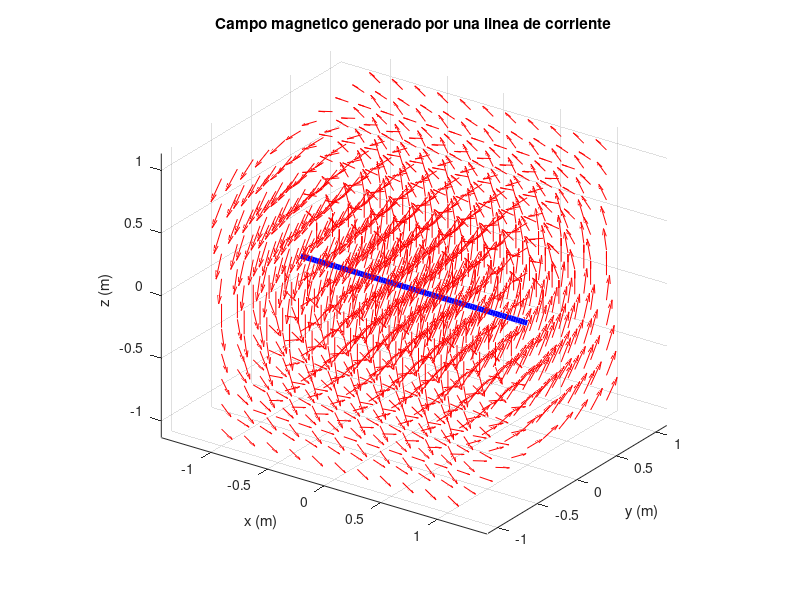
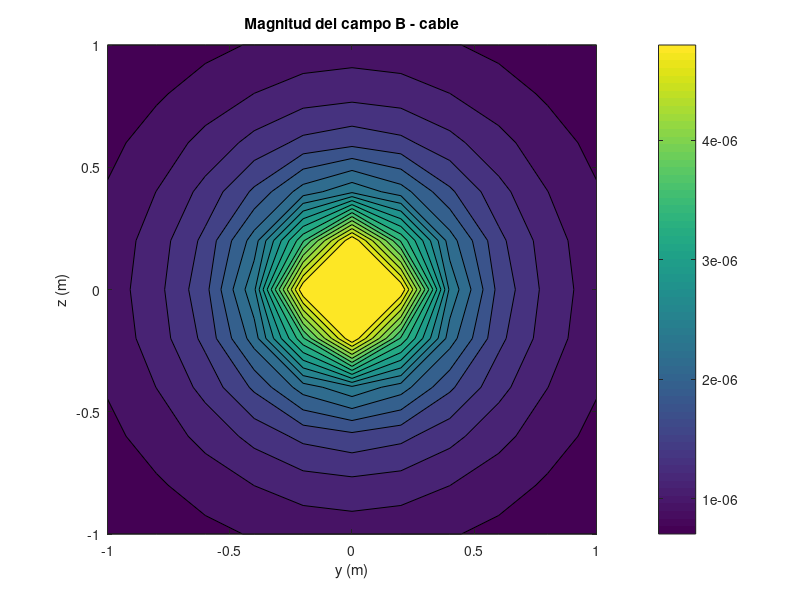
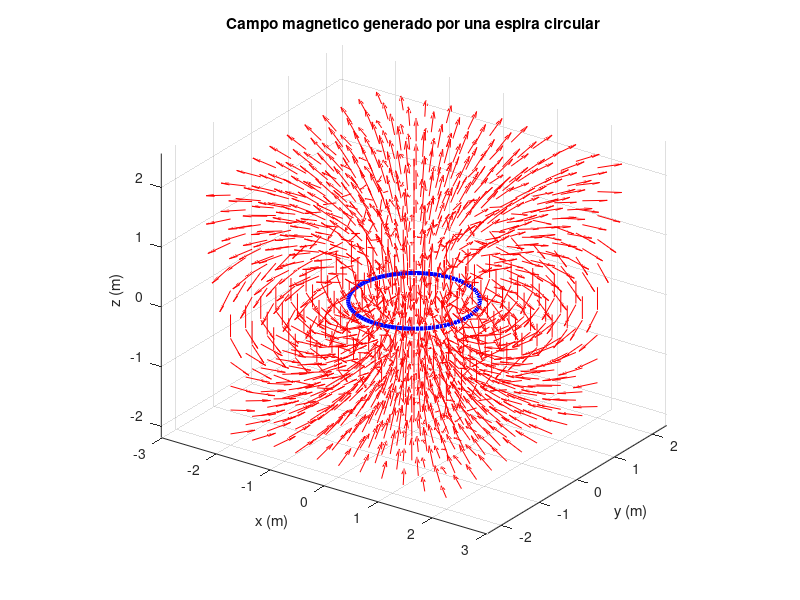
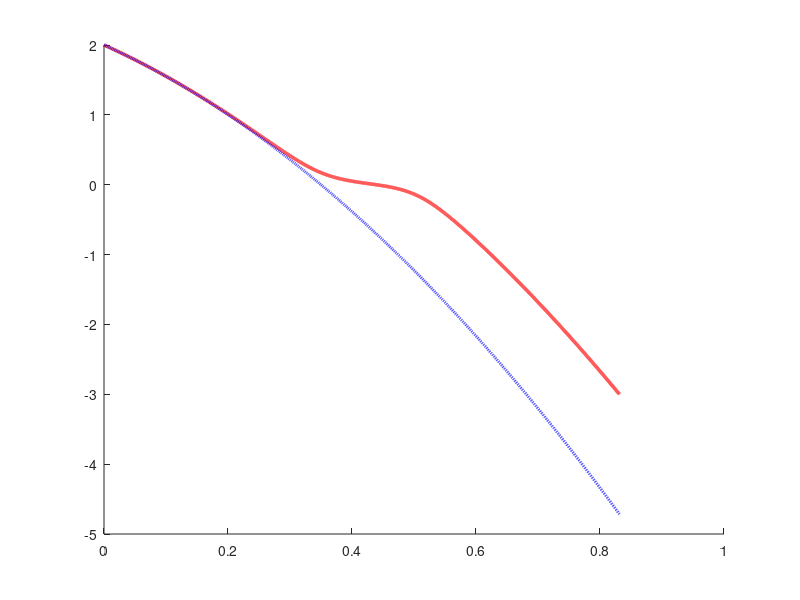

MATLAB code for these plots, in order: (Note: this script raises an error after producing the figures.)
%% CALCULO Y SIMULACION DE LA DESACELERACION POR FRENADO MAGNETICO
%  Reporte final - Reto F1014B (Modelacion computacional de sistemas
%  electromagneticos)
%
%  Este codigo reune las tres simulaciones del reto en un solo programa
%  ejecutable, con sus respectivas animaciones:
%
%    SIMULACION 1 - Campo magnetico de un cable y de una espira por la
%                   Ley de Biot-Savart (Avance 1).
%    SIMULACION 2 - Caida de un iman (dipolo) sobre un anillo de corriente
%                   fija, integrada con Runge-Kutta de 4to orden (Avance 2).
%                   Incluye animacion 2D del campo y animacion 3D del iman.
%    SIMULACION 3 - FEM y corriente inducidas en una espira por el iman
%                   que cae por su eje; circuito RL resuelto con Euler
%                   (Avance 3). Incluye animacion 3D con FEM e I en vivo.
%    CASO C       - Extension del Avance 3: tubo de muchas espiras donde
%                   la induccion conjunta SI frena al iman visiblemente
%                   (modelo de la torre de caida, ley de Lenz). Incluye
%                   animacion 3D con vectores v, F y B_ind.

clear; close all; clc;


%% SIMULACION 1 - CAMPOS MAGNETICOS BASICOS (BIOT-SAVART)

%  Campo de un cable rectilineo (formula analitica) y de una espira
%  circular (integracion numerica de Biot-Savart). Se grafican los
%  vectores de campo en 3D y el mapa de magnitud del cable.

%% Parametros
I_s1  = 5;            % [A]     corriente
mu0   = 4*pi*1e-7;    % [T*m/A] permeabilidad del vacio
R_s1  = 1;            % [m]     radio de la espira
n_s1  = 100;          % numero de segmentos de la espira

%  Cable rectilineo (formula analitica)
[y, z, x] = meshgrid(-1:0.2:1, -1:0.2:1, -1:0.2:1);
d = sqrt(y.^2 + z.^2);          % distancia perpendicular al cable
B = (mu0*I_s1) ./ (2*pi*d);     % magnitud del campo (B = mu0 I / 2 pi d)
B(d < 1e-6) = 0;
By = -B .* (z./d);
Bz =  B .* (y./d);
Bx = zeros(size(x));

Bmag = sqrt(Bx.^2 + By.^2 + Bz.^2);
Bmag(Bmag == 0) = 1;
Bxn = Bx ./ Bmag;  Byn = By ./ Bmag;  Bzn = Bz ./ Bmag;

figure('Name','Sim 1 - Cable'); hold on;
x_cable = linspace(-1, 1, 100);
plot3(x_cable, zeros(size(x_cable)), zeros(size(x_cable)), 'b', 'LineWidth', 4);
quiver3(x(:), y(:), z(:), Bxn(:), Byn(:), Bzn(:), 2, 'r');
axis equal; grid on;
xlabel('x (m)'); ylabel('y (m)'); zlabel('z (m)');
title('Campo magnetico generado por una linea de corriente');
view(35, 25);

figure('Name','Sim 1 - Magnitud cable');
contourf(y(:,:,1), z(:,:,1), sqrt(By(:,:,1).^2 + Bz(:,:,1).^2), 20);
colorbar; axis equal;
xlabel('y (m)'); ylabel('z (m)');
title('Magnitud del campo B - cable');

%  Espira circular (integracion numerica)
[x, y, z] = meshgrid(-2:0.4:2, -2:0.4:2, -2:0.4:2);
phi = linspace(0, 2*pi, n_s1+1);
x_e = R_s1*cos(phi);
y_e = R_s1*sin(phi);
z_e = zeros(size(phi));

Bx = zeros(size(x));  By = zeros(size(x));  Bz = zeros(size(x));
for ii = 1:size(x,1)
    for jj = 1:size(x,2)
        for ll = 1:size(x,3)
            Bt = [0,0,0];
            for k = 1:n_s1
                ds    = [x_e(k+1)-x_e(k), y_e(k+1)-y_e(k), 0];
                r_vec = [x(ii,jj,ll)-x_e(k), y(ii,jj,ll)-y_e(k), z(ii,jj,ll)-z_e(k)];
                r_mag = norm(r_vec);
                if r_mag > 1e-6
                    dB = (mu0*I_s1)/(4*pi) * cross(ds, r_vec) / r_mag^3;
                    Bt = Bt + dB;
                end
            end
            Bx(ii,jj,ll) = Bt(1);
            By(ii,jj,ll) = Bt(2);
            Bz(ii,jj,ll) = Bt(3);
        end
    end
end

Bmag = sqrt(Bx.^2 + By.^2 + Bz.^2);
Bmag(Bmag == 0) = 1;
Bxn = Bx ./ Bmag;  Byn = By ./ Bmag;  Bzn = Bz ./ Bmag;

figure('Name','Sim 1 - Espira'); hold on;
plot3(x_e, y_e, z_e, 'b', 'LineWidth', 3);
quiver3(x(:), y(:), z(:), Bxn(:), Byn(:), Bzn(:), 2, 'r');
axis equal; grid on;
xlabel('x (m)'); ylabel('y (m)'); zlabel('z (m)');
title('Campo magnetico generado por una espira circular');
view(35, 25);

fprintf('=== SIMULACION 1 completada (campo de cable y espira) ===\n');


%% SIMULACION 2 - CAIDA DEL IMAN SOBRE EL ANILLO (RK4)

%  El iman (dipolo) cae sobre un anillo con corriente FIJA. La fuerza
%  magnetica se calcula analitica y numericamente (diferencias finitas)
%  y la trayectoria se integra con RK4. Despues de las graficas estaticas
%  se incluyen una animacion 2D del mapa del campo y una animacion 3D
%  del iman cilindrico cayendo sobre el anillo.

%% Parametros del anillo y del iman

I_av2     = 1.5e4;     % [A] corriente del anillo (los de la presentacion / AvanceFinal.m)
a_av2     = 0.35;      % [m] radio del anillo
mu_mag    = 50;        % [A*m^2] momento dipolar del iman
m_iman    = 0.05;      % [kg] masa del iman (50 g)
g         = 9.81;      % [m/s^2] gravedad

% Condiciones iniciales
z0_av2 = 2;            % [m]   posicion inicial sobre el eje
v0_av2 = -4;           % [m/s] velocidad inicial

% Parametros numericos
dt_av2    = 1e-4;      % [s] paso de tiempo
t_max_av2 = 8;         % [s] tiempo maximo
z_min_av2 = -3;        % [m] altura de corte

N_av2     = round(t_max_av2/dt_av2) + 1;
t_av2     = zeros(1, N_av2);
z_av2     = zeros(1, N_av2);
v_av2     = zeros(1, N_av2);
Fmag_av2  = zeros(1, N_av2);   % fuerza magnetica numerica (diferencias finitas)
Ftot_av2  = zeros(1, N_av2);   % fuerza total
Fana_av2  = zeros(1, N_av2);   % fuerza magnetica analitica

z_av2(1) = z0_av2;
v_av2(1) = v0_av2;

% Constante de la fuerza magnetica analitica:
%   F_mag(z) = 3 mu_mag mu0 I a^2 z / [2 (z^2+a^2)^(5/2)]
K_force = 3 * mu_mag * mu0 * I_av2 * a_av2^2 / 2;

i = 1;
while i < N_av2 && z_av2(i) > z_min_av2
    z_n = z_av2(i);
    v_n = v_av2(i);

    % RK4
    F_mag_1 = K_force * z_n / (z_n^2 + a_av2^2)^(5/2);
    k1_z = v_n;          k1_v = -g + F_mag_1/m_iman;

    z_m1 = z_n + 0.5*dt_av2*k1_z;   v_m1 = v_n + 0.5*dt_av2*k1_v;
    F_mag_2 = K_force * z_m1 / (z_m1^2 + a_av2^2)^(5/2);
    k2_z = v_m1;         k2_v = -g + F_mag_2/m_iman;

    z_m2 = z_n + 0.5*dt_av2*k2_z;   v_m2 = v_n + 0.5*dt_av2*k2_v;
    F_mag_3 = K_force * z_m2 / (z_m2^2 + a_av2^2)^(5/2);
    k3_z = v_m2;         k3_v = -g + F_mag_3/m_iman;

    z_f  = z_n + dt_av2*k3_z;       v_f  = v_n + dt_av2*k3_v;
    F_mag_4 = K_force * z_f / (z_f^2 + a_av2^2)^(5/2);
    k4_z = v_f;          k4_v = -g + F_mag_4/m_iman;

    z_av2(i+1) = z_n + (dt_av2/6)*(k1_z + 2*k2_z + 2*k3_z + k4_z);
    v_av2(i+1) = v_n + (dt_av2/6)*(k1_v + 2*k2_v + 2*k3_v + k4_v);
    t_av2(i+1) = t_av2(i) + dt_av2;

    % Fuerza numerica (diferencias finitas) para validacion
    z_aux = z_n + v_n*dt_av2;
    B_n   = mu0 * I_av2 * a_av2^2 / (2 * (z_n^2   + a_av2^2)^(3/2));
    B_aux = mu0 * I_av2 * a_av2^2 / (2 * (z_aux^2 + a_av2^2)^(3/2));
    if abs(z_aux - z_n) > 1e-12
        dBdz = (B_aux - B_n) / (z_aux - z_n);
    else
        dBdz = 0;
    end
    F_mag_num = -mu_mag * dBdz;

    F_mag_ana = K_force * z_n / (z_n^2 + a_av2^2)^(5/2);
    F_total   = -m_iman*g + F_mag_ana;

    Fmag_av2(i) = F_mag_num;
    Fana_av2(i) = F_mag_ana;
    Ftot_av2(i) = F_total;

    i = i + 1;
end

% Recortar al numero real de pasos
N_av2_real = i - 1;
t_av2    = t_av2(1:N_av2_real);
z_av2    = z_av2(1:N_av2_real);
v_av2    = v_av2(1:N_av2_real);
Fmag_av2 = Fmag_av2(1:N_av2_real);
Ftot_av2 = Ftot_av2(1:N_av2_real);
Fana_av2 = Fana_av2(1:N_av2_real);

% Caida libre de referencia
z_free = z0_av2 + v0_av2*t_av2 - 0.5*g*t_av2.^2;

%  Graficas estaticas
figure('Name','Sim 2 - Fig 1 Posicion vs tiempo','Position',[100 100 750 500]);
hold on;
plot(t_av2, z_av2,  'r-',  'LineWidth', 2.5, 'DisplayName','Caida con frenado magnetico');
plot(t_av2, z_free, 'b--', 'LineWidth', 2,   'DisplayName','Caida libre (sin frenado)');
yline(0, 'k-.', 'LineWidth', 1.5, 'DisplayName','Plano del anillo (z = 0)');
hold off; grid on;
xlabel('Tiempo (s)'); ylabel('Posicion z (m)');
title('Fig 1: Posicion del iman vs tiempo');
legend('Location','southwest'); set(gca,'FontSize',11);

figure('Name','Sim 2 - Fig 2 Fuerza total vs posicion','Position',[100 100 750 500]);
hold on;
plot(z_av2, Ftot_av2, 'b-', 'LineWidth', 2);
xline(0, 'k-.', 'LineWidth', 1.5);
yline(0, 'k-',  'LineWidth', 0.5);
yline(-m_iman*g, 'k:', 'LineWidth', 1.2);
hold off; grid on;
xlabel('Posicion z (m)'); ylabel('Fuerza total sobre el iman (N)');
title('Fig 2: Fuerza total vs posicion');
legend({'Fuerza total','Plano del anillo','','Solo gravedad'},'Location','best');
set(gca,'FontSize',11);

figure('Name','Sim 2 - Fig 3 Fuerza total vs tiempo','Position',[100 100 750 500]);
hold on;
plot(t_av2, Ftot_av2, 'b-', 'LineWidth', 2);
yline(-m_iman*g, 'k--', 'LineWidth', 1.5);
yline(0, 'k-', 'LineWidth', 0.5);
hold off; grid on;
xlabel('Tiempo (s)'); ylabel('Fuerza total sobre el iman (N)');
title('Fig 3: Fuerza total vs tiempo');
legend({'Fuerza total','Solo gravedad (-mg)'},'Location','best');
set(gca,'FontSize',11);

figure('Name','Sim 2 - Fig 4 Validacion','Position',[100 100 750 500]);
hold on;
plot(z_av2, Fmag_av2, 'b-',  'LineWidth', 2.8, 'DisplayName','Fuerza magnetica numerica');
plot(z_av2, Fana_av2, 'r--', 'LineWidth', 1.8, 'DisplayName','Fuerza magnetica analitica');
xline(0, 'k-.', 'LineWidth', 1.5, 'DisplayName','Plano del anillo');
yline(0, 'k-',  'LineWidth', 0.5, 'HandleVisibility','off');
hold off; grid on;
xlabel('Posicion z (m)'); ylabel('Fuerza magnetica F_{mag} (N)');
title('Fig 4: Validacion - Fuerza magnetica numerica vs analitica');
legend('Location','best'); set(gca,'FontSize',11);

fprintf('\n=== SIMULACION 2 - RESUMEN ===\n');
fprintf(' Pasos simulados:        %d\n', N_av2_real);
fprintf(' Velocidad en z = 0:     %.3f m/s\n', interp1(z_av2, v_av2, 0, 'linear'));
fprintf(' Velocidad caida libre:  %.3f m/s\n', -sqrt(2*g*z0_av2 + v0_av2^2));
fprintf(' max|F_num - F_ana|:     %.3e N\n', max(abs(Fmag_av2 - Fana_av2)));


%  Animacion 2D - mapa del campo del anillo + iman cayendo
%  Construye el mapa del campo en el plano xz por Biot-Savart numerico
%  y reproduce la caida del iman como un marcador magenta sobre el campo.

x_grid = linspace(-3, 3, 50);
z_grid = linspace(-3, 5, 70);
[Xg, Zg] = meshgrid(x_grid, z_grid);

n_seg = 80;
phi   = linspace(0, 2*pi, n_seg+1);
x_an  = a_av2*cos(phi);
y_an  = a_av2*sin(phi);
z_an  = zeros(size(phi));

Bx_map = zeros(size(Xg));
Bz_map = zeros(size(Xg));
for ii = 1:size(Xg,1)
    for jj = 1:size(Xg,2)
        B = [0,0,0];
        for k = 1:n_seg
            ds  = [x_an(k+1)-x_an(k), y_an(k+1)-y_an(k), 0];
            r_v = [Xg(ii,jj)-x_an(k), -y_an(k), Zg(ii,jj)-z_an(k)];
            rm  = norm(r_v);
            if rm > 1e-6
                dB = (mu0*I_av2)/(4*pi) * cross(ds, r_v) / rm^3;
                B  = B + dB;
            end
        end
        Bx_map(ii,jj) = B(1);
        Bz_map(ii,jj) = B(3);
    end
end
B_map = sqrt(Bx_map.^2 + Bz_map.^2);

figure('Name','Sim 2 - Animacion 2D del campo','Position',[200 50 800 750]);
contourf(Xg, Zg, log10(B_map + 1e-12), 25, 'LineStyle','none');
colormap(jet);
hold on;
streamslice(Xg, Zg, Bx_map, Bz_map, 2, 'arrows');
plot([-a_av2 a_av2], [0 0], 'ko', 'MarkerSize',12, 'MarkerFaceColor','k');
yline(0, 'k--', 'LineWidth',1.2);
axis equal; axis([-3 3 -3 5]);
xlabel('x (m)'); ylabel('z (m)');
cb = colorbar; cb.Label.String = 'log_{10}|B| (T)';

iman_2d = plot(0, z_av2(1), 'mo', 'MarkerSize',16, 'MarkerFaceColor','m', ...
               'LineWidth',2);

n_frames_2d  = 200;
step_anim_2d = max(1, round(N_av2_real/n_frames_2d));

for k = 1:step_anim_2d:N_av2_real
    set(iman_2d, 'YData', z_av2(k));
    title(sprintf('Animacion 2D - t = %.2f s | z = %.2f m | v = %.2f m/s', ...
                  t_av2(k), z_av2(k), v_av2(k)));
    drawnow;
    pause(0.02);
end
hold off;


%  Animacion 3D - iman cilindrico cayendo sobre el anillo
%  Vista 3D del iman como cilindro (S azul arriba / N rojo abajo) cayendo
%  sobre el anillo, con un panel lateral mostrando v(t) en vivo y la
%  caida libre de referencia (linea punteada).

fig_av2_3d = figure('Name','Sim 2 - Animacion 3D','Position',[80 40 1400 760]);

ax3d_av2 = subplot(1,2,1);
xlim(ax3d_av2, [-1 1]);
ylim(ax3d_av2, [-1 1]);
zlim(ax3d_av2, [z_min_av2 - 0.3, z0_av2 + 0.3]);
daspect(ax3d_av2, [1 1 1]);
xlabel(ax3d_av2, 'x (m)'); ylabel(ax3d_av2, 'y (m)'); zlabel(ax3d_av2, 'z (m)');
grid(ax3d_av2, 'on');
view(ax3d_av2, -40, 14);
hold(ax3d_av2, 'on');

ax_v_av2 = subplot(1,2,2);
v_libre_av2 = v0_av2 - g * t_av2;
plot(ax_v_av2, t_av2, v_av2,       'b-',  'LineWidth', 2.4); hold(ax_v_av2, 'on');
plot(ax_v_av2, t_av2, v_libre_av2, 'k--', 'LineWidth', 1.2);
yline(ax_v_av2, 0, 'k:', 'LineWidth', 0.6);
v_mark_av2 = plot(ax_v_av2, t_av2(1), v_av2(1), 'o', 'MarkerSize', 11, ...
                  'MarkerFaceColor', 'r', 'MarkerEdgeColor', 'k', 'LineWidth', 1.5);
grid(ax_v_av2, 'on');
xlabel(ax_v_av2, 'Tiempo (s)'); ylabel(ax_v_av2, 'Velocidad v (m/s)');
title(ax_v_av2, 'Velocidad: con frenado (azul) vs caida libre (negra)');
legend(ax_v_av2, {'Con anillo (frenado)','Caida libre',''}, 'Location','southwest');
set(ax_v_av2, 'FontSize', 11);

theta_ring     = linspace(0, 2*pi, 80);
n_frames_av2   = 200;
step_av2_3d    = max(1, round(N_av2_real/n_frames_av2));

for kk = 1:step_av2_3d:N_av2_real
    set(0, 'CurrentFigure', fig_av2_3d);
    cla(ax3d_av2);
    set(fig_av2_3d, 'CurrentAxes', ax3d_av2);

    plot3([0 0],[0 0],[z_min_av2 z0_av2], 'k:', 'LineWidth', 0.6);

    plot3(a_av2*cos(theta_ring), a_av2*sin(theta_ring), zeros(size(theta_ring)), ...
          'Color', [0.85 0.65 0.13], 'LineWidth', 5);
    text(a_av2 + 0.1, 0, 0.05, 'I', 'Color', 'r', 'FontSize', 13, ...
         'FontWeight', 'bold');

    drawMagnet(z_av2(kk), 0.13, 0.30);

    quiver3(0, 0, z_av2(kk), 0, 0, -0.5, 'm', 'LineWidth', 2.2, ...
            'MaxHeadSize', 0.5);

    camlight(ax3d_av2, 'headlight');

    title(ax3d_av2, sprintf('Sim 2 - corriente FIJA | t=%.2fs   z=%.2fm   v=%.2fm/s', ...
                            t_av2(kk), z_av2(kk), v_av2(kk)));

    set(v_mark_av2, 'XData', t_av2(kk), 'YData', v_av2(kk));

    drawnow;
    pause(0.025);
end


%% SIMULACION 3 - FEM Y CORRIENTE INDUCIDAS EN LA ESPIRA (FARADAY + RL)

%  El iman cae en MRUA (su retroceso por induccion es despreciable para
%  una sola espira). Se calcula la FEM por Faraday + regla de la cadena
%  y la corriente del circuito RL por Euler explicito. Despues de la
%  grafica estatica se incluye una animacion 3D donde el anillo cambia
%  de color en vivo segun la corriente inducida.

%% Parametros fisicos, geometricos y electricos

m_z = 10;            % [A*m^2] momento dipolar
R   = 0.05;          % [m]   radio de la espira (5 cm)
R_e = 0.5;           % [ohm] resistencia
L_e = 1e-4;          % [H]   inductancia

z0 = 0.15;           % [m]   altura inicial
v0 = 0;              % [m/s] velocidad inicial

dt    = 1e-5;        % [s]
t_max = 0.4;         % [s]
z_fin = -0.15;       % [m]

%  Cinematica MRUA
N     = round(t_max/dt) + 1;
t_vec = (0:N-1) * dt;
z_vec = z0 + v0*t_vec - 0.5*g*t_vec.^2;
v_vec = v0 - g*t_vec;

idx_fin = find(z_vec <= z_fin, 1, 'first');
if ~isempty(idx_fin)
    t_vec = t_vec(1:idx_fin);
    z_vec = z_vec(1:idx_fin);
    v_vec = v_vec(1:idx_fin);
end
N = length(t_vec);

%  FEM inducida (Faraday + regla de la cadena)
v_caida = abs(v_vec);
emf_vec = (3 * mu0 * m_z * R^2 .* z_vec) ./ ...
          (2 * (R^2 + z_vec.^2).^(5/2)) .* v_caida;

%  Corriente en el circuito RL (Euler)
I_vec = zeros(1, N);
for k = 1:N-1
    I_vec(k+1) = I_vec(k) + (dt/L_e) * (emf_vec(k) - R_e*I_vec(k));
end

%  Graficas en funcion de z (eje X invertido)
figure('Name','Sim 3 - FEM y corriente vs posicion','Position',[100 80 1000 650]);

subplot(2,1,1);
plot(z_vec, emf_vec, 'r-', 'LineWidth', 2); hold on;
xline(0, 'k--', 'Centro de la Espira', ...
      'LabelOrientation','horizontal','LabelVerticalAlignment','middle','LineWidth',1.2);
yline(0, 'k:', 'LineWidth', 0.5); hold off; grid on;
ylabel('FEM Inducida (V)');
title('Evolucion de la FEM y Corriente segun la posicion del Iman');
set(gca, 'XDir', 'reverse', 'FontSize', 11);
xlim([-0.15 0.15]); ylim([-5e-3 5e-3]);

subplot(2,1,2);
plot(z_vec, I_vec, 'b-', 'LineWidth', 2); hold on;
xline(0, 'k--', 'Centro de la Espira', ...
      'LabelOrientation','horizontal','LabelVerticalAlignment','middle','LineWidth',1.2);
yline(0, 'k:', 'LineWidth', 0.5); hold off; grid on;
xlabel('Posicion del iman z (m)'); ylabel('Corriente Inducida (A)');
set(gca, 'XDir', 'reverse', 'FontSize', 11);
xlim([-0.15 0.15]); ylim([-0.01 0.01]);

[emf_max, idx_emf] = max(abs(emf_vec));
[I_max_3,   idx_I  ] = max(abs(I_vec));
tau = L_e / R_e;

fprintf('\n=== SIMULACION 3 - RESUMEN ===\n');
fprintf(' tau = L/R_e = %.2e s,  dt/tau = %.3f (estable si < 2)\n', tau, dt/tau);
fprintf(' |FEM|_max = %.3e V  en z = %.4f m\n', emf_max, z_vec(idx_emf));
fprintf(' |I|_max   = %.3e A  en z = %.4f m\n', I_max_3, z_vec(idx_I));


%  Animacion 3D - induccion en la espira (FEM e I en vivo)
%  Vista 3D del iman cilindrico cayendo sobre el anillo unico. El anillo
%  cambia de color segun |I| instantanea, y dos paneles laterales muestran
%  FEM(z) y I(z) con marcador amarillo en vivo.

I_max_av3 = max(abs(I_vec));

fig_av3 = figure('Name','Sim 3 - Animacion 3D induccion','Position',[100 50 1400 760]);

ax3d_av3 = subplot(2,3,[1 4]);
xlim(ax3d_av3, [-0.10 0.10]);
ylim(ax3d_av3, [-0.10 0.10]);
zlim(ax3d_av3, [-0.18 0.20]);
daspect(ax3d_av3, [1 1 1]);
xlabel(ax3d_av3, 'x (m)'); ylabel(ax3d_av3, 'y (m)'); zlabel(ax3d_av3, 'z (m)');
grid(ax3d_av3, 'on');
view(ax3d_av3, -45, 14);
hold(ax3d_av3, 'on');

ax_emf_av3 = subplot(2,3,[2 3]);
plot(ax_emf_av3, z_vec, emf_vec*1000, 'r-', 'LineWidth', 2);
hold(ax_emf_av3, 'on');
xline(ax_emf_av3, 0, 'k--', 'Centro de la Espira', ...
      'LabelOrientation','horizontal','LabelVerticalAlignment','middle','LineWidth', 1.0);
yline(ax_emf_av3, 0, 'k:', 'LineWidth', 0.5);
emf_mark = plot(ax_emf_av3, z_vec(1), emf_vec(1)*1000, 'o', ...
                'MarkerSize', 11, 'MarkerFaceColor', 'y', ...
                'MarkerEdgeColor', 'k', 'LineWidth', 1.5);
set(ax_emf_av3, 'XDir', 'reverse');
xlim(ax_emf_av3, [-0.15 0.15]); ylim(ax_emf_av3, [-5 5]);
grid(ax_emf_av3, 'on');
xlabel(ax_emf_av3, 'Posicion z del iman (m)');
ylabel(ax_emf_av3, 'FEM (mV)');
title(ax_emf_av3, 'FEM inducida en vivo');
set(ax_emf_av3, 'FontSize', 11);

ax_I_av3 = subplot(2,3,[5 6]);
plot(ax_I_av3, z_vec, I_vec*1000, 'b-', 'LineWidth', 2);
hold(ax_I_av3, 'on');
xline(ax_I_av3, 0, 'k--', 'Centro de la Espira', ...
      'LabelOrientation','horizontal','LabelVerticalAlignment','middle','LineWidth', 1.0);
yline(ax_I_av3, 0, 'k:', 'LineWidth', 0.5);
I_mark = plot(ax_I_av3, z_vec(1), I_vec(1)*1000, 'o', ...
              'MarkerSize', 11, 'MarkerFaceColor', 'y', ...
              'MarkerEdgeColor', 'k', 'LineWidth', 1.5);
set(ax_I_av3, 'XDir', 'reverse');
xlim(ax_I_av3, [-0.15 0.15]); ylim(ax_I_av3, [-10 10]);
grid(ax_I_av3, 'on');
xlabel(ax_I_av3, 'Posicion z del iman (m)');
ylabel(ax_I_av3, 'Corriente inducida (mA)');
title(ax_I_av3, 'Corriente inducida en vivo');
set(ax_I_av3, 'FontSize', 11);

theta_ring_av3 = linspace(0, 2*pi, 80);
n_frames_av3   = 150;
step_av3       = max(1, round(N/n_frames_av3));

for kk = 1:step_av3:N
    set(0, 'CurrentFigure', fig_av3);
    cla(ax3d_av3);
    set(fig_av3, 'CurrentAxes', ax3d_av3);

    plot3([0 0],[0 0],[-0.18 0.20], 'k:', 'LineWidth', 0.6);

    %  Anillo coloreado por |I| instantanea
    amp      = min(abs(I_vec(kk))/max(I_max_av3, eps), 1);
    ring_col = [0.6 + 0.4*amp, 0.5 - 0.45*amp, 0.3 - 0.25*amp];
    ring_lw  = 3.0 + 4.0*amp;
    plot3(R*cos(theta_ring_av3), R*sin(theta_ring_av3), ...
          zeros(size(theta_ring_av3)), 'Color', ring_col, 'LineWidth', ring_lw);

    drawMagnet(z_vec(kk), 0.012, 0.025);

    quiver3(0, 0, z_vec(kk), 0, 0, -0.035, 'm', 'LineWidth', 2, ...
            'MaxHeadSize', 0.5);

    camlight(ax3d_av3, 'headlight');

    title(ax3d_av3, sprintf( ...
        'Sim 3 - induccion | t=%.3fs   z=%.3fm   v=%.2fm/s | I=%.2fmA', ...
        t_vec(kk), z_vec(kk), v_vec(kk), I_vec(kk)*1000));

    set(emf_mark, 'XData', z_vec(kk), 'YData', emf_vec(kk)*1000);
    set(I_mark,   'XData', z_vec(kk), 'YData', I_vec(kk)*1000);

    drawnow;
    pause(0.025);
end


%% CASO C - TUBO DE ESPIRAS (FRENADO POR INDUCCION, LEY DE LENZ)

%  Apilando muchas espiras, la suma de fuerzas de retroceso SI frena al
%  iman: es el modelo realista del reto (torre de caida). Sistema acoplado
%  de N+2 ODEs integrado con RK4. Demuestra la velocidad terminal.
%  Incluye animacion 3D con vectores v, F y B_ind en vivo.

%%  Parametros del tubo

m_z_C   = 50;          % [A*m^2] momento dipolar
m_im_C  = 0.05;        % [kg]    masa del iman
R_C     = 0.04;        % [m]     radio del tubo
R_e_C   = 0.001;       % [ohm]   resistencia por espira
L_C     = 1e-6;        % [H]     inductancia por espira
N_C     = 50;          % numero de espiras
sp_C    = 0.005;       % [m]     separacion entre espiras
z_rings_C  = -(0:N_C-1) * sp_C;
z_top_C    = z_rings_C(1);
z_bottom_C = z_rings_C(end);

z0_C = 0.30; v0_C = 0; dt_C = 2e-4; t_max_C = 2;
z_fin_C = z_bottom_C - 0.03;

N_steps_C = round(t_max_C/dt_C) + 1;
t_C = zeros(1, N_steps_C);
z_C = zeros(1, N_steps_C);
v_C = zeros(1, N_steps_C);
I_C = zeros(N_C, N_steps_C);

y_C = zeros(N_C+2, 1);
y_C(1) = z0_C;  y_C(2) = v0_C;
t_C(1) = 0;     z_C(1) = y_C(1);   v_C(1) = y_C(2);

n_eff_C = 1;
for kk = 1:N_steps_C-1
    k1 = derivs_tubo(y_C,              z_rings_C, R_C, R_e_C, L_C, mu0, m_z_C, m_im_C, g);
    k2 = derivs_tubo(y_C + 0.5*dt_C*k1, z_rings_C, R_C, R_e_C, L_C, mu0, m_z_C, m_im_C, g);
    k3 = derivs_tubo(y_C + 0.5*dt_C*k2, z_rings_C, R_C, R_e_C, L_C, mu0, m_z_C, m_im_C, g);
    k4 = derivs_tubo(y_C +     dt_C*k3, z_rings_C, R_C, R_e_C, L_C, mu0, m_z_C, m_im_C, g);
    y_C = y_C + (dt_C/6) * (k1 + 2*k2 + 2*k3 + k4);
    t_C(kk+1)   = kk * dt_C;
    z_C(kk+1)   = y_C(1);
    v_C(kk+1)   = y_C(2);
    I_C(:,kk+1) = y_C(3:end);
    n_eff_C = kk + 1;
    if y_C(1) <= z_fin_C, break; end
end
t_C = t_C(1:n_eff_C);  z_C = z_C(1:n_eff_C);
v_C = v_C(1:n_eff_C);  I_C = I_C(:,1:n_eff_C);

v_libre_C = -g * t_C;

% Fuerza magnetica neta sobre el iman en cada instante
F_mag_hist = zeros(1, n_eff_C);
for kk = 1:n_eff_C
    d_k   = z_C(kk) - z_rings_C(:);
    den52 = (R_C^2 + d_k.^2).^(5/2);
    F_k   = 3*mu0*m_z_C*R_C^2 .* d_k .* I_C(:,kk) ./ (2*den52);
    F_mag_hist(kk) = sum(F_k);
end
F_neta_C = F_mag_hist - m_im_C * g;
peso     = m_im_C * g;

%  Graficas estaticas
figure('Name','Caso C - Velocidad con tubo','Position',[100 100 850 500]);
plot(t_C, v_C, 'b-', 'LineWidth', 2.4); hold on;
plot(t_C, v_libre_C, 'k--', 'LineWidth', 1.2);
yline(0, 'k:', 'LineWidth', 0.6); hold off; grid on;
xlabel('Tiempo (s)'); ylabel('Velocidad v (m/s)');
title('Caso C: Velocidad con tubo (frenado Lenz) vs caida libre');
legend({'Con tubo (frenado)','Caida libre'},'Location','southwest');
set(gca,'FontSize',11);

figure('Name','Caso C - Fuerzas sobre el iman','Position',[120 70 850 500]);
plot(t_C, F_mag_hist, 'Color',[0.95 0.55 0.05], 'LineWidth', 2.4); hold on;
plot(t_C, F_neta_C,   'b-', 'LineWidth', 2.4);
yline(0, 'k:', 'LineWidth', 0.8);
yline(-peso, 'k--', sprintf('-m\\cdotg = -%.3f N', peso), ...
      'LineWidth', 1.2, 'LabelHorizontalAlignment','left');
hold off; grid on;
xlabel('Tiempo (s)'); ylabel('Fuerza (N)');
title('Caso C: Fuerza magnetica (Lenz) y fuerza neta sobre el iman');
legend({'F_{mag} (induccion en el tubo)','F_{neta} = F_{mag} - m\cdotg'},'Location','best');
set(gca,'FontSize',11);

fprintf('\n=== CASO C - Tubo de %d espiras (frenado por induccion) ===\n', N_C);
fprintf(' Velocidad final con frenado: %.3f m/s\n', v_C(end));
fprintf(' Velocidad sin frenado:       %.3f m/s\n', v_libre_C(end));
if abs(v_C(end)) > 1e-3
    fprintf(' Reduccion %.1fx por induccion (Lenz).\n', abs(v_libre_C(end)/v_C(end)));
end


%  Animacion 3D - tubo con vectores v, F y B_ind
%  Vista 3D del tubo entero con el iman cilindrico cayendo. Las espiras
%  cambian de color segun su |I_k|, y se dibujan tres vectores en vivo:
%  velocidad v (azul), fuerza magnetica F (naranja) y campo inducido
%  B_ind (verde) en la espira de mayor corriente.

v_max_C   = max(abs(v_C));
F_max_C   = max(abs(F_mag_hist));
v_scale   = 0.05 / max(v_max_C, eps);
F_scale   = 0.05 / max(F_max_C, eps);
B_arrow_L = 0.025;
I_max_C   = max(abs(I_C(:)));

fig_C = figure('Name','Caso C - Animacion 3D tubo (Lenz)','Position',[100 50 1400 760]);

ax3d_C = subplot(1,2,1);
xlim(ax3d_C, [-1.6*R_C, 1.6*R_C]);
ylim(ax3d_C, [-1.6*R_C, 1.6*R_C]);
zlim(ax3d_C, [z_bottom_C - 0.05, z0_C + 0.05]);
pbaspect(ax3d_C, [1 1 3.5]);
xlabel(ax3d_C, 'x (m)'); ylabel(ax3d_C, 'y (m)'); zlabel(ax3d_C, 'z (m)');
grid(ax3d_C, 'on');
view(ax3d_C, -40, 14);
hold(ax3d_C, 'on');

ax_v_C = subplot(1,2,2);
plot(ax_v_C, t_C, v_C,        'b-',  'LineWidth', 2.4); hold(ax_v_C, 'on');
plot(ax_v_C, t_C, v_libre_C,  'k--', 'LineWidth', 1.2);
yline(ax_v_C, 0, 'k:', 'LineWidth', 0.6);
v_mark_C = plot(ax_v_C, t_C(1), v_C(1), 'o', 'MarkerSize', 11, ...
                'MarkerFaceColor', 'r', 'MarkerEdgeColor', 'k', 'LineWidth', 1.5);
grid(ax_v_C, 'on');
xlabel(ax_v_C, 'Tiempo (s)'); ylabel(ax_v_C, 'Velocidad v (m/s)');
title(ax_v_C, 'Velocidad: con tubo (azul) vs caida libre (negra)');
legend(ax_v_C, {'Con tubo (frenado)','Caida libre',''}, 'Location','southwest');
set(ax_v_C, 'FontSize', 11);

n_frames_C = 150;
step_C = max(1, round(n_eff_C/n_frames_C));

for kk = 1:step_C:n_eff_C
    set(0, 'CurrentFigure', fig_C);
    cla(ax3d_C);
    set(fig_C, 'CurrentAxes', ax3d_C);

    plot3([0 0],[0 0],[z_bottom_C - 0.05, z0_C + 0.05], 'k:', 'LineWidth', 0.6);

    %  Planos rojos: entrada y salida del tubo
    patch([-2*R_C 2*R_C 2*R_C -2*R_C], ...
          [-2*R_C -2*R_C 2*R_C 2*R_C], ...
          [z_top_C z_top_C z_top_C z_top_C], ...
          [1 0.4 0.4], 'FaceAlpha', 0.18, 'EdgeColor', 'none');
    patch([-2*R_C 2*R_C 2*R_C -2*R_C], ...
          [-2*R_C -2*R_C 2*R_C 2*R_C], ...
          [z_bottom_C z_bottom_C z_bottom_C z_bottom_C], ...
          [1 0.4 0.4], 'FaceAlpha', 0.18, 'EdgeColor', 'none');

    drawTube(z_rings_C, R_C, I_C(:,kk), I_max_C);
    drawMagnet(z_C(kk), 0.015, 0.030);

    %  Vector velocidad (azul)
    v_len = v_C(kk) * v_scale;
    quiver3(-0.025, 0, z_C(kk), 0, 0, v_len, 0, ...
            'Color', [0.10 0.45 0.95], 'LineWidth', 2.8, 'MaxHeadSize', 0.6);
    text(-0.045, 0, z_C(kk) + v_len/2, 'v', ...
         'Color', [0.10 0.45 0.95], 'FontWeight','bold', 'FontSize', 13);

    %  Vector fuerza magnetica (naranja)
    F_len = F_mag_hist(kk) * F_scale;
    quiver3(0.025, 0, z_C(kk), 0, 0, F_len, 0, ...
            'Color', [0.95 0.55 0.05], 'LineWidth', 2.8, 'MaxHeadSize', 0.6);
    text(0.045, 0, z_C(kk) + F_len/2, 'F', ...
         'Color', [0.95 0.55 0.05], 'FontWeight','bold', 'FontSize', 13);

    %  Vector campo inducido B_ind en la espira de mayor |I| (verde)
    [I_peak, idx_peak] = max(abs(I_C(:,kk)));
    if I_peak > 0.001 * I_max_C
        sgn_B = sign(I_C(idx_peak, kk));
        quiver3(0, 0, z_rings_C(idx_peak), 0, 0, sgn_B*B_arrow_L, 0, ...
                'Color', [0.05 0.65 0.20], 'LineWidth', 2.5, 'MaxHeadSize', 0.7);
        text(0.025, 0, z_rings_C(idx_peak) + sgn_B*B_arrow_L/2, ...
             'B_{ind}', 'Color', [0.05 0.65 0.20], ...
             'FontWeight','bold', 'FontSize', 11);
    end

    %  Momento dipolar m del iman (magenta)
    quiver3(0, 0, z_C(kk), 0, 0, -0.025, 0, ...
            'Color', 'm', 'LineWidth', 1.8, 'MaxHeadSize', 0.5);

    camlight(ax3d_C, 'headlight');

    if z_C(kk) > z_top_C
        fase = 'CAIDA LIBRE';
    elseif z_C(kk) > z_bottom_C
        fase = 'EN EL TUBO (Lenz frena)';
    else
        fase = 'SALIO DEL TUBO';
    end
    title(ax3d_C, sprintf( ...
        '[%s] t=%.2fs z=%.3fm v=%.2fm/s F=%.2fN', ...
        fase, t_C(kk), z_C(kk), v_C(kk), F_mag_hist(kk)));

    set(v_mark_C, 'XData', t_C(kk), 'YData', v_C(kk));

    drawnow;
    pause(0.03);
end

fprintf('\n=== TODAS LAS SIMULACIONES COMPLETADAS ===\n');


%% FUNCIONES LOCALES

function dy = derivs_tubo(y, z_rings, R, R_e, L, mu0, m_z, m_im, g)
%DERIVS_TUBO  Derivadas del sistema acoplado tubo + iman (Caso C).
%   y = [ z ; v ; I_1 ; ... ; I_N ]  (columna N+2)
    z = y(1);
    v = y(2);
    I = y(3:end);
    z_rings = z_rings(:);
    d_k = z - z_rings;
    den52 = (R^2 + d_k.^2).^(5/2);
    eps_k = -3*mu0*m_z*R^2 .* d_k .* v ./ (2*den52);
    F_k   =  3*mu0*m_z*R^2 .* d_k .* I ./ (2*den52);
    dy        = zeros(size(y));
    dy(1)     = v;
    dy(2)     = -g + sum(F_k)/m_im;
    dy(3:end) = (eps_k - R_e*I) / L;
end


function drawTube(z_rings, R, I_now, I_max)
%DRAWTUBE  Dibuja las espiras del tubo coloreadas por |I_k| instantanea.
%   Version vectorizada: agrupa las espiras en tres bandas de intensidad
%   y las dibuja con UNA sola llamada a plot3 por banda.
    theta = linspace(0, 2*pi, 30);
    n_th  = length(theta);
    n_r   = length(z_rings);

    cx = R*cos(theta);
    cy = R*sin(theta);
    Xm = repmat(cx(:), 1, n_r);
    Ym = repmat(cy(:), 1, n_r);
    Zm = repmat(z_rings(:)', n_th, 1);

    if I_max <= 0, I_max = 1; end
    amp = min(abs(I_now(:))/I_max, 1);

    bin_low = amp < 0.20;
    bin_mid = amp >= 0.20 & amp < 0.60;
    bin_hi  = amp >= 0.60;

    if any(bin_low)
        plot3(Xm(:,bin_low), Ym(:,bin_low), Zm(:,bin_low), ...
              'Color', [0.65 0.55 0.40], 'LineWidth', 1.5);
    end
    if any(bin_mid)
        plot3(Xm(:,bin_mid), Ym(:,bin_mid), Zm(:,bin_mid), ...
              'Color', [0.95 0.55 0.25], 'LineWidth', 2.6);
    end
    if any(bin_hi)
        plot3(Xm(:,bin_hi), Ym(:,bin_hi), Zm(:,bin_hi), ...
              'Color', [0.90 0.15 0.15], 'LineWidth', 3.6);
    end
end


function drawMagnet(zc, r, h)
%DRAWMAGNET  Dibuja un iman cilindrico solido centrado en (0,0,zc).
%   Polo SUR arriba (azul), polo NORTE abajo (rojo). El momento dipolar
%   m apunta de S hacia N, es decir hacia -z (hacia abajo).
    theta   = linspace(0, 2*pi, 30);
    z_top   = zc + h/2;
    z_eq_hi = zc + h/6;
    z_eq_lo = zc - h/6;
    z_bot   = zc - h/2;

    Zs = repmat([z_top; z_eq_hi], 1, length(theta));
    Xs = [r*cos(theta); r*cos(theta)];
    Ys = [r*sin(theta); r*sin(theta)];
    surf(Xs, Ys, Zs, 'FaceColor', [0.15 0.30 0.85], ...
         'EdgeColor', 'none', 'FaceLighting', 'gouraud');

    Zb = repmat([z_eq_hi; z_eq_lo], 1, length(theta));
    Xb = [r*cos(theta); r*cos(theta)];
    Yb = [r*sin(theta); r*sin(theta)];
    surf(Xb, Yb, Zb, 'FaceColor', [0.55 0.55 0.55], ...
         'EdgeColor', 'none', 'FaceLighting', 'gouraud');

    Zn = repmat([z_eq_lo; z_bot], 1, length(theta));
    Xn = [r*cos(theta); r*cos(theta)];
    Yn = [r*sin(theta); r*sin(theta)];
    surf(Xn, Yn, Zn, 'FaceColor', [0.85 0.15 0.15], ...
         'EdgeColor', 'none', 'FaceLighting', 'gouraud');

    fill3(r*cos(theta), r*sin(theta), z_top*ones(size(theta)), ...
          [0.15 0.30 0.85], 'EdgeColor', 'none');
    fill3(r*cos(theta), r*sin(theta), z_bot*ones(size(theta)), ...
          [0.85 0.15 0.15], 'EdgeColor', 'none');

    text(0, 0, z_top + 0.03, 'S', 'Color', 'w', ...
         'HorizontalAlignment', 'center', 'FontWeight', 'bold', 'FontSize', 10);
    text(0, 0, z_bot - 0.03, 'N', 'Color', 'w', ...
         'HorizontalAlignment', 'center', 'FontWeight', 'bold', 'FontSize', 10);
end
